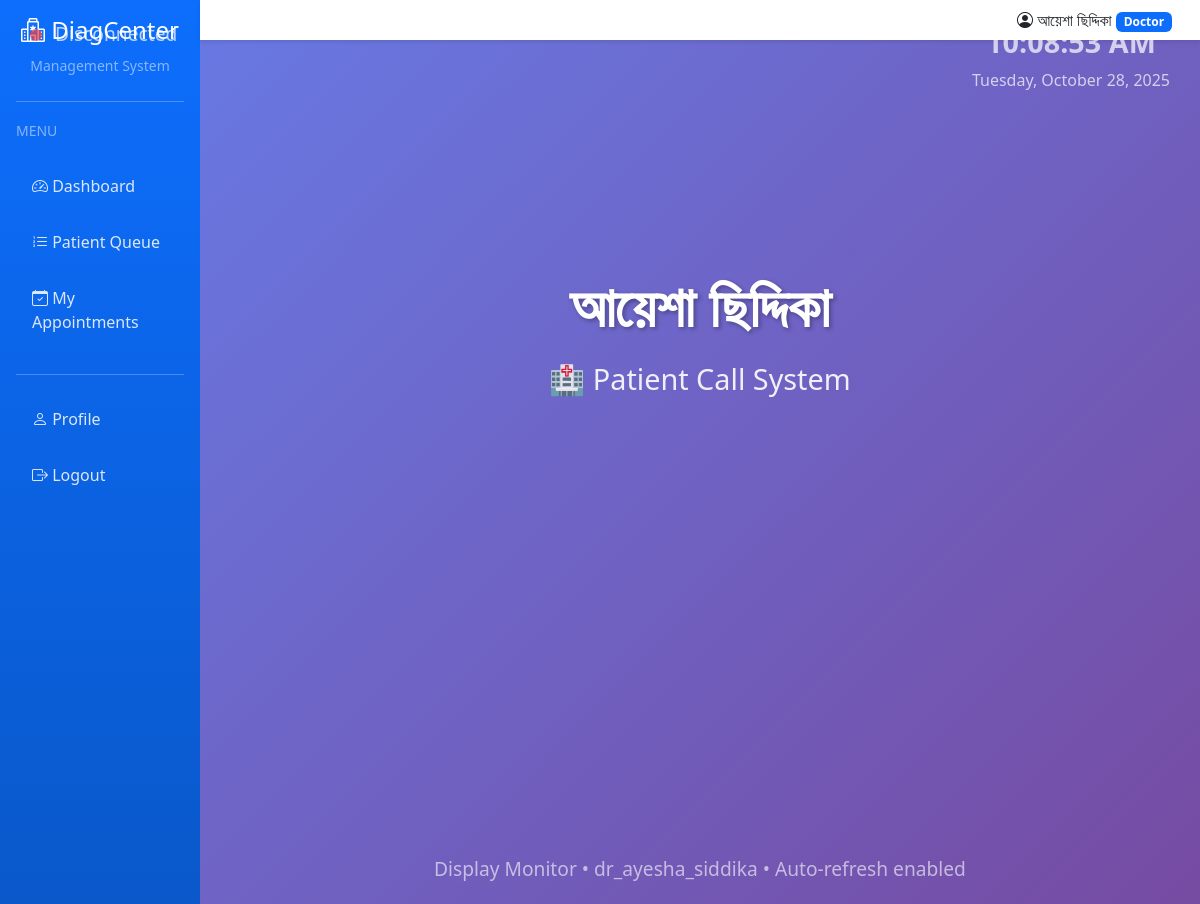
/appointments/monitor/ (signed in), run on the app's committed database.
### accounts/models.py (models this page shows, shortened)
class User(AbstractUser):
    ROLE_CHOICES = [
        ('ADMIN', 'Admin'),
        ('DOCTOR', 'Doctor'),
        ('RECEPTIONIST', 'Receptionist'),
        ('LAB', 'Lab Staff'),
        ('PHARMACY', 'Pharmacy Staff'),
        ('CANTEEN', 'Canteen Staff'),
    ]
    role = models.CharField(max_length=20, choices=ROLE_CHOICES, default='RECEPTIONIST')
    phone = models.CharField(max_length=20, blank=True)
    address = models.TextField(blank=True)
    specialization = models.CharField(max_length=100, blank=True, help_text="For doctors")
    license_number = models.CharField(max_length=50, blank=True, help_text="Professional license")
    profile_picture = models.ImageField(upload_to='profiles/', blank=True, null=True)
    is_active = models.BooleanField(default=True)
    created_at = models.DateTimeField(auto_now_add=True)
    updated_at = models.DateTimeField(auto_now=True)
    class Meta:
        ordering = ['-created_at']
    @property
    def is_admin(self):
        return self.role == 'ADMIN' or self.is_superuser
    @property
    def is_doctor(self):
        return self.role == 'DOCTOR'
    @property
    def is_receptionist(self):
        return self.role == 'RECEPTIONIST'

### appointments/views.py (the view)
# urls.py: path('monitor/', views.display_monitor, name='display_monitor'),
@login_required
def display_monitor(request):
    return render(request, 'appointments/display_monitor.html')

### templates/appointments/display_monitor.html (shortened to what this page needs)
{% extends 'base.html' %}
{% load static %}
{% block content %}
<div class="display-container">
    <div class="status-indicator">
        <span class="connection-status" id="connectionStatus"></span>
        <span id="statusText">Connected</span>
    </div>
    <div class="timestamp" id="currentTime"></div>
    <div class="hospital-header">
        <div class="hospital-name">{{ request.user.get_full_name|default:"Medical Center" }}</div>
        <div class="system-name">🏥 Patient Call System</div>
    </div>
    <div class="footer-info">
        Display Monitor • {{ request.user.username }} • Auto-refresh enabled
    </div>
</div>
{% endblock %}

### templates/base.html (shortened to what this page needs)
<!DOCTYPE html>
<html lang="en">
<head>
    <link href="https://cdn.jsdelivr.net/npm/bootstrap@5.3.0/dist/css/bootstrap.min.css" rel="stylesheet">
    <link href="https://cdn.jsdelivr.net/npm/bootstrap-icons@1.10.0/font/bootstrap-icons.css" rel="stylesheet">
</head>
<body>
    {% if user.is_authenticated %}
    <div class="container-fluid">
        <div class="row">
            <nav class="col-md-2 col-lg-2 d-md-block sidebar collapse p-3" id="sidebar">
                <div class="text-center mb-4">
                    <h4> DiagCenter</h4>
                    <small class="text-white-50">Management System</small>
                </div>
                <hr class="bg-white">
                <div class="mb-3">
                    <small class="text-white-50 text-uppercase">Menu</small>
                </div>
                <ul class="nav flex-column">
                    <li class="nav-item">
                        <a class="nav-link" href="{% url 'accounts:dashboard' %}">
                            <i class="bi bi-speedometer2"></i> Dashboard
                        </a>
                    </li>
                    {% if user.is_admin %}
                    <li class="nav-item">
                        <a class="nav-link" href="{% url 'accounts:admin_finance' %}">
                            <i class="bi bi-cash-stack"></i> Finance
                        </a>
                    </li>
                    <li class="nav-item">
                        <a class="nav-link" href="{% url 'accounts:pc_dashboard' %}">
                            <i class="bi bi-cash-coin"></i> PC Commission
                        </a>
                    </li>
                    <li class="nav-item">
                        <a class="nav-link" href="{% url 'accounts:doctor_management' %}">
                            <i class="bi bi-person-badge"></i> Doctors
                        </a>
                    </li>
                    <li class="nav-item">
                        <a class="nav-link" href="{% url 'lab:test_manage' %}">
                            <i class="bi bi-flask"></i> Lab Tests
                        </a>
                    </li>
                    <li class="nav-item">
                        <a class="nav-link" href="{% url 'finance:financial_reports' %}">
                            <i class="bi bi-graph-up"></i> Reports
                        </a>
                    </li>
                    {% elif user.is_doctor %}
                    <li class="nav-item">
                        <a class="nav-link" href="{% url 'appointments:queue_display' %}">
                            <i class="bi bi-list-ol"></i> Patient Queue
                        </a>
                    </li>
                    <li class="nav-item">
                        <a class="nav-link" href="{% url 'appointments:appointment_list' %}">
                            <i class="bi bi-calendar-check"></i> My Appointments
                        </a>
                    </li>
                    {% endif %}
                </ul>
                <hr class="bg-white mt-4">
                <ul class="nav flex-column">
                    <li class="nav-item">
                        <a class="nav-link" href="{% url 'accounts:profile' %}">
                            <i class="bi bi-person"></i> Profile
                        </a>
                    </li>
                    <li class="nav-item">
                        <a class="nav-link" href="{% url 'accounts:logout' %}">
                            <i class="bi bi-box-arrow-right"></i> Logout
                        </a>
                    </li>
                </ul>
            </nav>
            <main class="col-md-10 ms-sm-auto col-lg-10 px-0">
                <nav class="navbar navbar-expand-lg navbar-light bg-white">
                    <div class="container-fluid">
                        <div class="ms-auto d-flex align-items-center">
                            <span class="me-3">
                                <i class="bi bi-person-circle"></i>
                                {{ user.get_full_name|default:user.username }}
                                <span class="badge bg-primary">{{ user.get_role_display }}</span>
                            </span>
                        </div>
                    </div>
                </nav>
                <div class="content-wrapper">
                    {% block content %}{% endblock %}
                </div>
            </main>
        </div>
    </div>
    {% else %}
    {% block login_content %}{% endblock %}
    {% endif %}
</body>
</html>

### templates/appointments/display_monitor.html (style rules this page uses)
body { background: linear-gradient(135deg, #667eea 0%, #764ba2 100%); overflow: hidden; }
.display-container { height: 100vh; display: flex; flex-direction: column; justify-content: center; align-items: center; color: white; text-align: center; padding: 20px; }
.hospital-header { margin-bottom: 40px; animation: fadeIn 1s; }
.hospital-name { font-size: 3.5rem; font-weight: bold; text-shadow: 2px 2px 4px rgba(0,0,0,0.3); margin-bottom: 10px; }
.system-name { font-size: 1.8rem; opacity: 0.9; }
.timestamp { position: fixed; top: 20px; right: 30px; font-size: 1.5rem; opacity: 0.7; }
.status-indicator { position: fixed; top: 20px; left: 30px; font-size: 1.2rem; opacity: 0.7; }
.connection-status { display: inline-block; width: 12px; height: 12px; border-radius: 50%; background: #4ade80; margin-right: 8px; animation: blink 2s infinite; }
.connection-status.disconnected { background: #ef4444; }
.footer-info { position: fixed; bottom: 20px; width: 100%; text-align: center; font-size: 1.2rem; opacity: 0.6; }

### templates/base.html (style rules this page uses)
body { min-height: 100vh; background-color: #f8f9fa; }
.sidebar { min-height: 100vh; background: linear-gradient(180deg, #0d6efd 0%, #0a58ca 100%); color: white; }
.sidebar .nav-link { color: rgba(255, 255, 255, 0.85); padding: 0.75rem 1rem; margin: 0.25rem 0; border-radius: 0.5rem; }
.content-wrapper { padding: 2rem; }
.navbar { box-shadow: 0 2px 4px rgba(0,0,0,0.1); }

### data on the page
User: get_full_name "আয়েশা ছিদ্দিকা", role "Doctor", user.get_full_name "আয়েশা ছিদ্দিকা", user.username "dr_ayesha_siddika"
